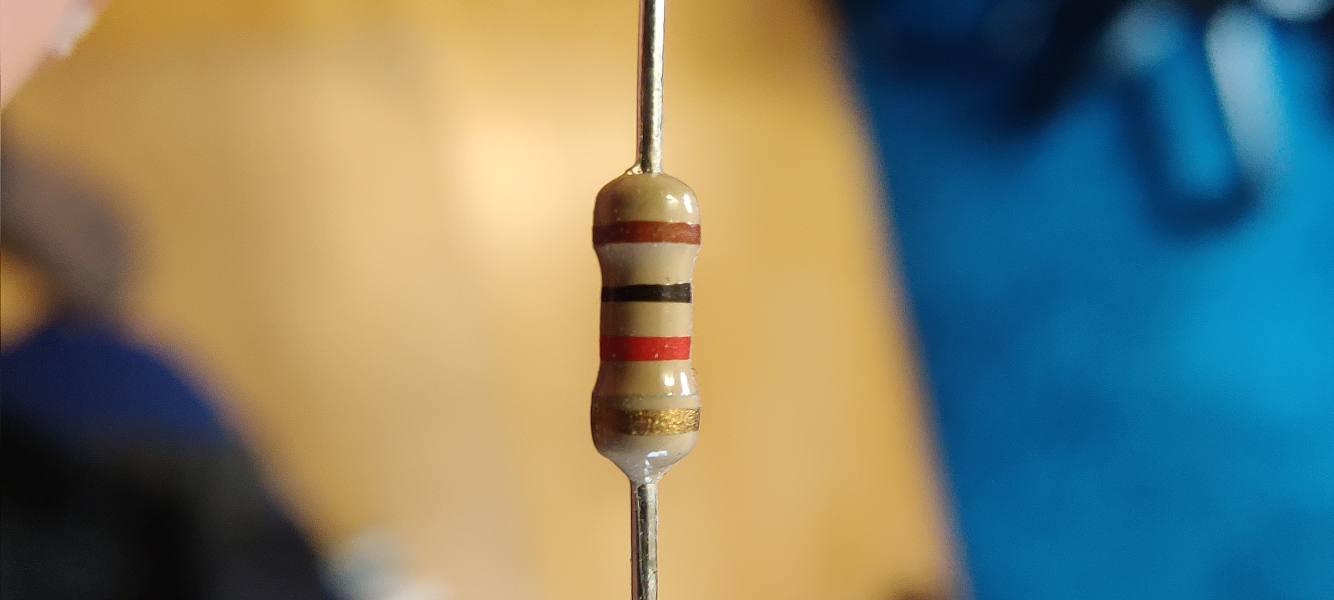
#> input picture img/r12.jpg, 4000 x 1800 px (shown at 1/3 size)
$ jupyter execute resist.ipynb
#> lines starting #> are read from the running program, lines starting #| are printed output that depends on the picture; after the words box and inside, x2 and y2 are one past the last pixel; in counts of white or black regions, pixels touching at a corner belong together; long printed decimals are rounded
#> further down, img is the input picture: shape (1800, 4000, 3); mean B, G, R 110.2, 127.7, 122.2
[cell 1]
import cv2
import matplotlib.pyplot as plt
import numpy as np
from sklearn.cluster import KMeans

def imshow(img):
    plt.imshow(cv2.cvtColor(img, cv2.COLOR_BGR2RGB))

def draw_lines(img, lines, color=(0,0,255), thickness=3):
    im = img.copy()
    for line in lines:
        if np.any(line < 0):
            continue
        l = line.astype(np.uint64)
        im = cv2.line(im, l[0:2], l[2:4], color=color, thickness=thickness)
    return im

def center_of_image(img):
    return np.array(img.shape[:2][::-1])/2

def rotate_img(img: np.ndarray, angle: float, specific_point = None) -> np.ndarray:
    """
    Copied from user Jean-Christophe at https://stackoverflow.com/questions/9041681/opencv-python-rotate-image-by-x-degrees-around-specific-point
    """
    if specific_point is None:
        specific_point = center_of_image(img)
    warp_mat = np.zeros((2,3))
    cos, sin = np.cos(angle), np.sin(angle)
    warp_mat[:2,:2] = [[cos, -sin],[sin, cos]]
    warp_mat[:2,2] = specific_point - np.matmul(warp_mat[:2,:2], specific_point)
    return cv2.warpAffine(img, warp_mat, img.shape[:2][::-1])

# [11 lines left out: function rotate_lines, not called in this run]

def crop_to_square(img):
    center = center_of_image(img)
#> center = [2000, 900]
    height, width = img.shape[:2]
    length = min(width, height)
    return img[
        int(center[1] - length//2) : int(center[1] + length//2),
        int(center[0] - length//2) : int(center[0] + length//2)]

def posterize(img, n):
    """
    Copied from Pierre Debaisieux at
    https://stackoverflow.com/questions/11064454/adobe-photoshop-style-posterization-and-opencv
    """
    im = img.copy()
    for i in range(n):
        im[(im >= i * 255 / n) & (im < (i + 1) * 255 / n)] = i * 255 / (n - 1)
    return im

ENABLE_INPAINTING = True
ENABLE_FILTERING = False
SHOW_RECTANGLES = True
RECTANGLE_WIDTH = 20

## Getting the image
We start off by reading in the image.

[cell 2]
# Current state for different inputs:
# r0 works
# r1 does not work - 2/4
# r2 works
# r3 works
# r4_1 has problems with shadow
# r5 fails - detects too many edges in background
# r6 works
# r7 repairs in wrong direction
# r8 works
# r9 does not work
# r10 gets 2/4 right. Removes correct gold lines because of insufficient contrast
# r11 bad rotation and removes gold lines
# r12 workes
# r12_1 works
# r13 ambient component legs confuse the normalization
# r14 same as r13
IMPATH = "./img/r12.jpg"
img = cv2.imread(IMPATH)
if img is None:
    print(f"Failed to read file: {IMPATH}")
    exit()
# crop to square
img = crop_to_square(img)
# img_bw = crop_to_square(cv2.imread(IMPATH, cv2.IMREAD_GRAYSCALE))

# we don't need all that much detail - so we just scale down to get rid of some noise
new_width_height = (800, 800)
img = cv2.resize(img, new_width_height, interpolation=cv2.INTER_LINEAR)
#> img: shape (800, 800, 3)

plt.figure(figsize=(20,20))
plt.subplot(1,2,1)
imshow(img)

## Preprocessing
After reading in the image we want to do some preprocessing to get rid of some artifacts.

### Highlight-Removal
One big pain-point are extreme highlights in the image (e.g. reflections in the paint). To get rid of them we convert our image into the Lab colour space and do a binary thresholding on the brightness channel to get a mask. We then use this mask for inpainting.

### Shadow Removal
Shadows create edges which can confuse the edge detection section - so we try to remove them at least a bit by doing basically the exact same thing as in the highlight removal - just that we do an inverse threshold for lower values.

[cell 3]
# inpainting
if ENABLE_INPAINTING:
    im2 = cv2.cvtColor(img, cv2.COLOR_BGR2LAB)
#> im2: shape (800, 800, 3); mean of channels 0, 1, 2 168.4, 133.4, 156.3
    plt.figure(figsize=(20,20))
    plt.subplot(1,4,1)
    imshow(img)
    mask = im2[:, :, 0]
    # TODO: tweak threshold a bit
    _, mask2_1 = cv2.threshold(mask, 220, 255, cv2.THRESH_BINARY) # Highlight mask
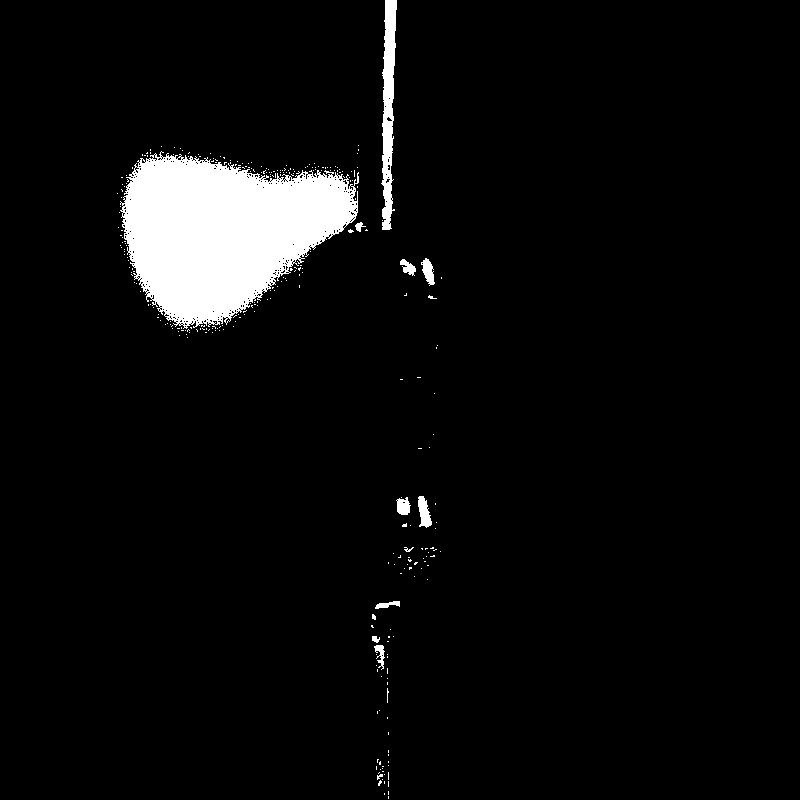
#> mask2_1: shape (800, 800); 4.9% white; 307 white regions (295 under 20 px), largest, box (x1, y1, x2, y2) and area: (120, 151, 359, 329) 26916, (381, 0, 397, 230) 2243, (418, 496, 432, 528) 285
    _, mask2_2 = cv2.threshold(mask, 25, 255, cv2.THRESH_BINARY_INV) # Shadow mask
#> mask2_2: shape (800, 800); 1.2% white; 348 white regions (343 under 20 px), largest, box (x1, y1, x2, y2) and area: (694, 38, 800, 105) 3800, (313, 380, 391, 403) 1491, (627, 0, 704, 35) 1347, (325, 300, 338, 309) 72, (331, 311, 339, 317) 28
    plt.subplot(1,4,2)
    imshow(mask2_1)
    plt.subplot(1,4,3)
    imshow(mask2_2)
    mask3_1 = cv2.cvtColor(mask2_2, cv2.COLOR_GRAY2BGR)
    mask3_2 = cv2.cvtColor(mask2_2, cv2.COLOR_GRAY2BGR)
    mask3 = np.logical_or(mask3_1, mask3_2)
    im3 = np.bitwise_and(mask3, img)
    im4 = cv2.inpaint(img, mask2_2, 20, cv2.INPAINT_TELEA)
    #img = cv2.cvtColor(im3, cv2.COLOR_LAB2BGR)
    plt.subplot(1,4,4)
    imshow(im4)
    img = im4

img_bw = cv2.cvtColor(img, cv2.COLOR_BGR2GRAY)

### Filtering
Before starting with the actual "solution" part, we'll apply some filters. To further smoothen out artifacts we'll apply a small blur filter and to aid in edge detection we'll apply a edge detection filter.

[cell 4]
if ENABLE_FILTERING:
    # kernels from https://en.wikipedia.org/wiki/Kernel_(image_processing)
    box_blur = np.ones((3,3))/9
    edge_detection_1 = np.matrix([[1, 0, -1], [0, 0, 0], [-1, 0, 1]])
    edge_detection_2 = 4*np.matrix([[0, -1, 0], [-1, 4, -1], [0, -1, 0]])
    edge_detection_3 = np.matrix([[-1, -1, -1], [-1, 8, -1], [-1, -1, -1]])
    img = cv2.filter2D(img, -1, box_blur)
    img_bw = cv2.filter2D(img_bw, -1, edge_detection_3)
    img_bw = cv2.filter2D(img_bw, -1, box_blur)
    imshow(img_bw)

## Image normalization
The image normalization relies on the fact that the resistors have "straight" wires sticking out on either side that are in line with the resistor body. We want to detect those lines and orient them such that they make an 0° angle with the horizontal axis. The algorithm proceeds as follows:
* compute the angles of all lines modulo π. The modulo is taken because we don't care about the orientation of our lines
* "cluster" the angles into three groups based on this angle. The groups should ideally work out something like:
  * the lines coaxial with the resistor wires
  * the lines at an 90° angle to the first group
  * a group for the remaining noise
* find the largest group. We assume that this is the first group
* compute the average angle of that group and rotate the image such that this angle is now 0°

So we start off with detecting all the "long" lines in the image using openCVs fast line detector.

[cell 5]
fld = cv2.ximgproc.createFastLineDetector(length_threshold=70, distance_threshold=3) # canny_th1=50, canny_aperture_size=3
lines = fld.detect(img_bw)
#> lines = 14 rows, first 6: [357.8, 222.1, 362.4, 0], [315.4, 382.5, 298.7, 304.9], [308.1, 511.1, 312.4, 384], [383.2, 0.00321, 380.8, 185], [390.4, 195.1, 396.1, 0.00431], [364, 163, 366.5, 60.99]
img_with_lines = fld.drawSegments(img_bw, lines)
lines = lines[:, 0, :] # remove unneeded dimension
# print(lines)
plt.figure(figsize=(15,15))
imshow(img_with_lines)
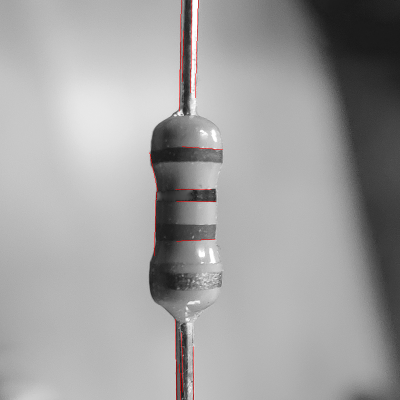
#> shown: shape (800, 800, 3) (shown at 1/2 size); mean R, G, B 160.4, 159.7, 159.7

Having found all the edges we proceed by computing their angles.

[cell 6]
def calculate_angles(lines):
    x0 = lines[:, 0]
#> x0 = [357.8, 315.4, 308.1, 383.2, 390.4, 364, 364, 351, 431, 430, 352.5, 364.7, 386.2, 360.8]
    y0 = lines[:, 1]
#> y0 = [222.1, 382.5, 511.1, 0.00321, 195.1, 163, 292.8, 378.5, 403, 478.3, 799, 784, 693, 799]
    x1 = lines[:, 2]
#> x1 = [362.4, 298.7, 312.4, 380.8, 396.1, 366.5, 445.2, 422, 353, 352.9, 351.2, 363.1, 387.3, 359.5]
    y1 = lines[:, 3]
#> y1 = [0, 304.9, 384, 185, 0.00431, 60.99, 299.2, 378.7, 401.9, 482.2, 638, 665, 799, 728]
    return np.arctan2(y0 - y1, x0 - x1)

angles = calculate_angles(lines)
#> angles = [1.59, 1.36, 1.6, -1.56, 1.6, 1.6, -3.06, -3.14, 0.0145, -0.05, 1.56, 1.56, -1.58, 1.55]
indices = np.arange(len(angles))
#> indices = [0, 1, 2, 3, 4, 5, 6, 7, 8, 9, 10, 11, 12, 13]
line_angles = np.vstack((indices, angles))
line_angles.sort(axis=1)
line_angles[:, 1]
plt.plot(line_angles[0, :], line_angles[1, :])
plt.plot(line_angles[0, :], np.mod(line_angles[1, :], np.pi))

#clustering = KMeans(n_clusters=3)
#clustering.fit()
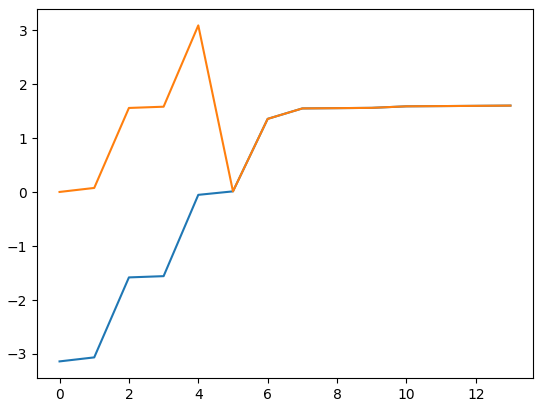
#> figure drawn by matplotlib, 1 panel; curve peaks at x = 13, y = 1.6; curve peaks at x = 4, y = 3.09

[cell 7]
# we don't care about the direction of our lines
# so we take the remainder after division by π
angles_for_hist = np.mod(angles, np.pi)
#> angles_for_hist = [1.59, 1.36, 1.6, 1.58, 1.6, 1.6, 0.0781, 0.00369, 0.0145, 3.09, 1.56, 1.56, 1.56, 1.55]
counts, borders = np.histogram(angles_for_hist, bins=3)
#> counts = [3, 10, 1]; borders = [0.00369, 1.03, 2.06, 3.09]
plt.hist(angles_for_hist*180/np.pi, bins=3)
plt.xlabel("Angle in deg")
plt.ylabel("Number of lines with angle")
print(borders*180/np.pi)
#| [  0.2116  59.185    118.159    177.133     ]
index_of_max = np.argmax(counts)
#> index_of_max = 1
border_of_max = borders[index_of_max:index_of_max+2] # most angles lie in this bracket
#> border_of_max = [1.03, 2.06]
# compute the average of all the angles that fall into the "most common angles" bracket
avg_angle = np.mean(angles_for_hist[np.logical_and(border_of_max[0] <= angles_for_hist, angles_for_hist <= border_of_max[1])])
#> avg_angle = 1.56
print(f"The average angle is {avg_angle * 180/np.pi}.")
#| The average angle is 89.19679274865217.

rotation_angle = -avg_angle
#> rotation_angle = -1.56
img_bw_rot = rotate_img(img_bw, rotation_angle)
#> in rotate_img, `specific_point = center_of_image(img)`: specific_point = [400, 400]
#> in rotate_img, `cos, sin = np.cos(angle), np.sin(angle)`: cos = 0.014; sin = -1
img_rot = rotate_img(img, rotation_angle)

## Decting approximate strip borders
After finding the angle of the body / wires we rotate the whole picture by it. We then detect lines again, allowing shorter ones this time around. From those short lines we filter out all of those, that are not at an angle of approximately 90° (mod π) to the horizontal axis. These should correspond to the borders of the coloured strips.

We posterize the image to find the "colourful" areas. We then use this as a mask for our black and white image, so that the less colourful sections of the image don't fuck with the line detection. Note the way better contrast
in the image below in contrast (...) to the original bw image.

[cell 8]
plt.figure(figsize=(15,15))
plt.subplot(1,4,1)
imshow(img_bw_rot)
post = posterize(img_rot, 2)
#> after the loop in posterize, `for i in range(n):`:
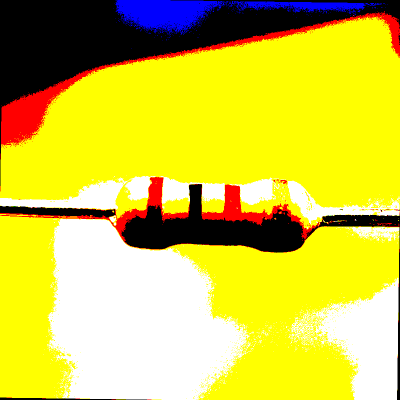
#> im: shape (800, 800, 3) (shown at 1/2 size); mean B, G, R 66, 200.4, 210.5
plt.subplot(1,4,2)
imshow(post)
img_bw_rot_1 = img_bw_rot.copy()
img_bw_rot_2 = img_bw_rot.copy()
img_bw_rot_1[np.any(post < 20, axis=2)] = 0
img_bw_rot_2[np.all(post > 20, axis=2)] = 0
plt.subplot(1,4,3)
imshow(img_bw_rot_1)
plt.subplot(1,4,4)
imshow(img_bw_rot_2)
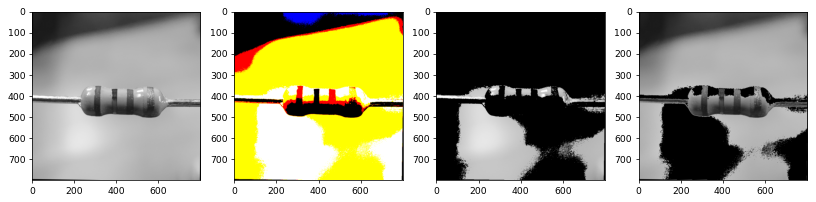
#> figure drawn by matplotlib, 4 panels

[cell 9]
fld = cv2.ximgproc.createFastLineDetector(length_threshold=22)
lines = np.vstack((
    fld.detect(img_bw_rot), # unmodified image
    fld.detect(img_bw_rot_1), # posterized "in one direction"
    fld.detect(img_bw_rot_2))) # posterized "in other direction"
#> lines = 150 rows, first 6: [799, 6, 342, 0], [293, 432.1, 299.4, 354.9], [326.3, 354.9, 322.2, 402.1], [235.1, 387.4, 250.9, 363.9], [545.1, 357.4, 574.1, 360], [449.9, 368.5, 479.1, 372.2]
img_with_lines = fld.drawSegments(img_bw_rot, lines)
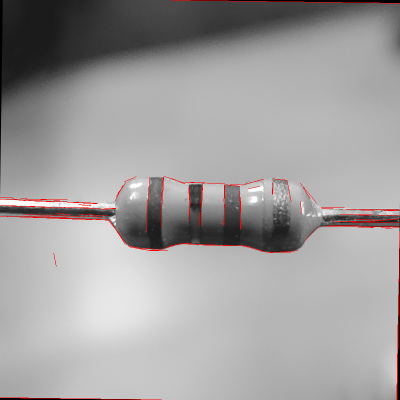
#> img_with_lines: shape (800, 800, 3) (shown at 1/2 size); mean of channels 0, 1, 2 158, 158, 160.3; drawn as B, G, R
lines = lines[:, 0, :] # remove unneeded dimension
plt.figure(figsize=(15,15))
imshow(img_with_lines)

[cell 10]
# we only consider lines that are approximately vertical
lines = lines[np.abs(np.mod(calculate_angles(lines), np.pi) - np.pi/2) < 0.2] # 0.2 rad are approximately 10°
#> lines = 34 rows, first 6: [293, 432.1, 299.4, 354.9], [326.3, 354.9, 322.2, 402.1], [447.9, 449, 449.3, 369], [403.1, 375, 401.6, 450], [379.8, 410, 378, 377], [376.6, 442, 378.6, 411]
line_centers = (lines[:, :2] + lines[:, 2:])/2
#> line_centers = 34 pairs, first value 109.2 to 796.3, second value 376.5 to 731.5

# We restrict ourselves to the 1-norm ball of radius image width / 2 to eliminate the
# lines that may be created by the rotation - so we cut out the four corners. Note that we could also just
# not do any rotation at all and instead compare our angles relative to the computed rotation angle - but meh.
# So we remove all lines whose centerpoint is outside of the aforementioned ball.
center = center_of_image(img_bw_rot)
#> center = [400, 400]
distance_vectors_image_center = np.abs(line_centers - center)
#> distance_vectors_image_center = 34 pairs, first value 0.92 to 396.3, second value 0.0033 to 331.5
height, width = img_bw_rot.shape[:2]
mask_1 = np.linalg.norm(distance_vectors_image_center, 1, axis=1) <= (width / 2)

# Remove upper and lower sections of the image. We assume that the image is in the middle section
# TODO: this may need some tweaking (e.g. only consider middle two fourths or something).
# mask_1 = np.logical_and(mask_1, distance_vectors_image_center[:, 1] <= 4/5 * height)
# mask_1 = np.logical_and(mask_1, distance_vectors_image_center[:, 1] >= 1/5 * height)

lines = lines[mask_1]
#> lines = 30 rows, first 6: [293, 432.1, 299.4, 354.9], [326.3, 354.9, 322.2, 402.1], [447.9, 449, 449.3, 369], [403.1, 375, 401.6, 450], [379.8, 410, 378, 377], [376.6, 442, 378.6, 411]

# We check where most of the remaining lines are and compute their "center of mass". Then we assume that all
# the correct lines are approximately around this point and remove the rest.
line_centers = (lines[:, :2] + lines[:, 2:])/2
#> line_centers = 30 pairs, first value 293.5 to 601.5, second value 376.5 to 448.5
deltas = lines[:, [0,1]] - lines[:, [2,3]]
#> deltas = 30 pairs, first value -7.92 to 7.88, second value -76.01 to 80.01
line_lengths = np.linalg.norm(deltas, axis=1)
#> line_lengths = 30 values, max 80.02 at index 2, min 22.08 at index 15, mean 41.04
weights = line_lengths / np.sum(line_lengths)
#> weights = 30 values, max 0.065 at index 2, min 0.0179 at index 15, mean 0.0333
# we weight each line by each lengths and then take something like the mean
lines_com =  weights @ line_centers # np.median(line_centers, axis=0)
#> lines_com = [407.1, 406.2]
# print(lines_com)

center_stdev = np.std(line_centers, axis=0)
#> center_stdev = [89.46, 23.05]
is_in_cluster = np.abs(line_centers - lines_com) <= 3 * center_stdev
#> is_in_cluster = 30 pairs, first value True to True, second value True to True
mask = np.all(is_in_cluster, axis=1)
lines = lines[mask]
line_lengths = line_lengths[mask]

Here we make use of the fact that our lines should be precisely those on the borders between color-strips and resistor body. We check if the colours on either side of a line differ by a large enough extent - and if they don't we discard the line.

[cell 11]
# furthermore we reject all lines for which the colors on either side don't differ to some extent
mask = lines[:, [1,3]].argsort(axis=1) == 1 # find the lower y coordinate index for each line
#> mask = 30 pairs, first value False to True, second value False to True
lower_points = np.vstack((lines[:, [0,2]][mask], lines[:, [1,3]][mask])).T.astype(np.uint32)
#> lower_points = 30 pairs, first value 292 to 602, second value 388 to 464
upper_points = lower_points.copy()
#> upper_points has the same summary as lower_points
# calculate line lengths of remaining lines
deltas = lines[:, [0,1]] - lines[:, [2,3]]
line_lengths = np.linalg.norm(deltas, axis=1)
upper_points[:, 1] -= line_lengths.astype(np.uint32) # we assume perfectly straight lines
# upper_points = upper_points[upper_points[:, 1] <= height, :]
lul = upper_points[:, :] - np.array((RECTANGLE_WIDTH, 0)) # left side; upper left
#> lul = 30 pairs, first value 272 to 582, second value 353 to 433
lbr = lower_points[:, :] # left side; bottom right
#> lbr has the same summary as lower_points
rul = upper_points[:, :] # right side; upper left
#> rul = 30 pairs, first value 292 to 602, second value 353 to 433
rbr = lower_points[:, :] + np.array((RECTANGLE_WIDTH, 0)) # right side; bottom right
#> rbr = 30 pairs, first value 312 to 622, second value 388 to 464
plt.figure(figsize=(20, 20))
mask = np.ones(lines.shape[0], dtype=np.bool8)
img_rot_lab = cv2.cvtColor(img_rot, cv2.COLOR_BGR2Lab)
#> img_rot_lab: shape (800, 800, 3); mean of channels 0, 1, 2 167.5, 133.4, 156.2
for i in range(lines.shape[0]): # for each line
    left_side = img_rot_lab[lul[i, 1] : lbr[i, 1], lul[i, 0] : lbr[i, 0]]
    right_side = img_rot_lab[rul[i, 1] : rbr[i, 1], rul[i, 0] : rbr[i, 0]]
    dist = np.linalg.norm(np.mean(left_side, axis=(0,1)) - np.mean(right_side, axis=(0,1)))
    if dist < 25:
        mask[i] = False
    plt.subplot(lines.shape[0], 2, 2*i+1)
    plt.title(str(dist), fontdict={"size": 9})
    imshow(cv2.cvtColor(left_side, cv2.COLOR_LAB2BGR))
    plt.subplot(lines.shape[0], 2, 2*i+2)
    imshow(cv2.cvtColor(right_side, cv2.COLOR_LAB2BGR))
#> this loop made 30 passes
#> dist on passes 1 to 8: 60.75, 61.66, 64.16, 80.68, 115.2, 55.4, 63.95, 22.76
#> left_side: shape (31, 20, 3); mean of channels 0, 1, 2 81.9, 137, 153.3
#> right_side: shape (31, 20, 3); mean of channels 0, 1, 2 41.5, 149.6, 146.8
lines = lines[mask]
#> lines = 27 rows, first 6: [293, 432.1, 299.4, 354.9], [326.3, 354.9, 322.2, 402.1], [447.9, 449, 449.3, 369], [403.1, 375, 401.6, 450], [379.8, 410, 378, 377], [376.6, 442, 378.6, 411]

[cell 12]
plt.figure(figsize=(15,15))
if SHOW_RECTANGLES:
    img_with_rects = img_rot.copy()
    plt.subplot()
    for i in range(upper_points.shape[0]):
        img_with_rects = cv2.rectangle(img_with_rects, lul[i, :], lbr[i, :], (255, 0, 0))
        img_with_rects = cv2.rectangle(img_with_rects, rul[i, :], rbr[i, :], (0, 255, 0))
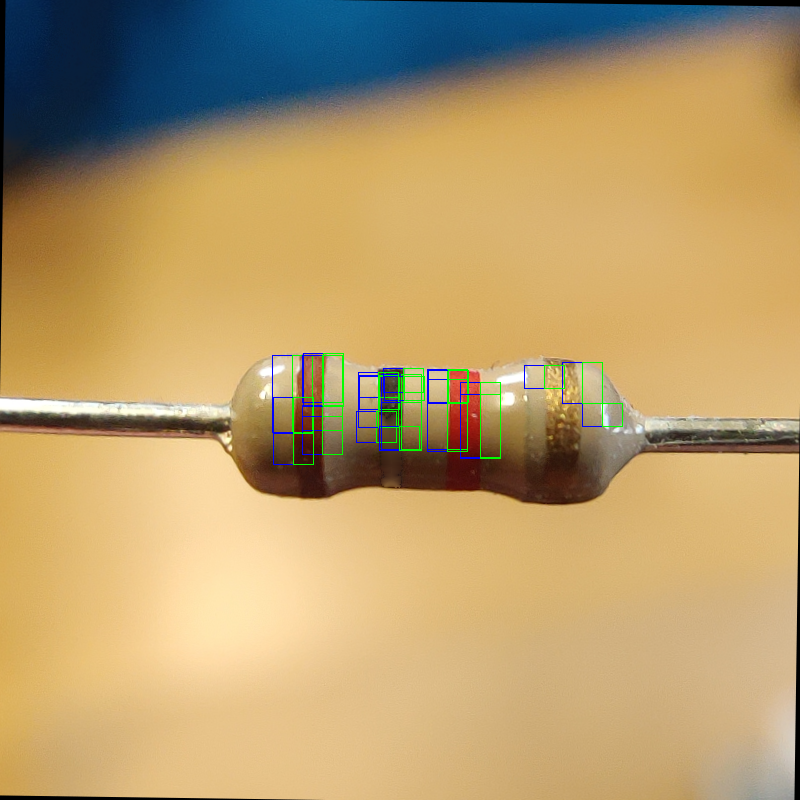
#> img_with_rects: shape (800, 800, 3); mean B, G, R 108.8, 156.7, 182.6
    imshow(draw_lines(img_with_rects, lines))
#> the loop in draw_lines, `for line in lines:` made 27 passes
#> (line, l) on passes 1 to 8: ([293, 432.1, 299.4, 354.9], [292, 432, 299, 354]), ([326.3, 354.9, 322.2, 402.1], [326, 354, 322, 402]), ([447.9, 449, 449.3, 369], [447, 449, 449, 369]), ([403.1, 375, 401.6, 450], [403, 374, 401, 449]), ([379.8, 410, 378, 377], [379, 409, 378, 376]), ([376.6, 442, 378.6, 411], [376, 442, 378, 410]), ([479.4, 382, 480.9, 458], [479, 381, 480, 458]), ([322.6, 405, 322.6, 431], [322, 404, 322, 430])
#> (the rest of the program and of its run is left out)
